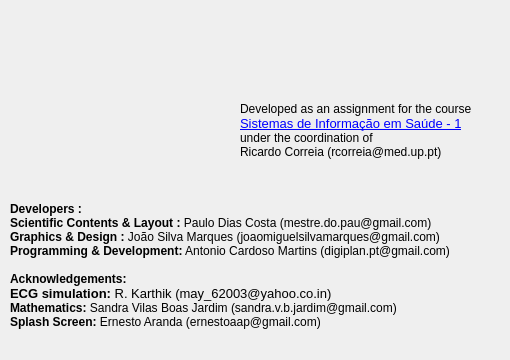
   <widget class="QWidget" name="About">
    <attribute name="title">
     <string comment="Tab separator in about dialog">About</string>
    </attribute>
    <widget class="QLabel" name="logo">
     <property name="geometry">
      <rect>
       <x>10</x>
       <y>10</y>
       <width>221</width>
       <height>171</height>
      </rect>
     </property>
     <property name="minimumSize">
      <size>
       <width>221</width>
       <height>171</height>
      </size>
     </property>
     <property name="pixmap">
      <pixmap resource="icons.qrc">:/images/simecg-ss2.png</pixmap>
     </property>
    </widget>
    <widget class="QLabel" name="authors">
     <property name="geometry">
      <rect>
       <x>10</x>
       <y>180</y>
       <width>481</width>
       <height>171</height>
      </rect>
     </property>
     <property name="text">
      <string>&lt;!DOCTYPE HTML PUBLIC &quot;-//W3C//DTD HTML 4.0//EN&quot; &quot;http://www.w3.org/TR/REC-html40/strict.dtd&quot;&gt;
&lt;html&gt;&lt;head&gt;&lt;meta name=&quot;qrichtext&quot; content=&quot;1&quot; /&gt;&lt;style type=&quot;text/css&quot;&gt;
p, li { white-space: pre-wrap; }
&lt;/style&gt;&lt;/head&gt;&lt;body style=&quot; font-family:'Sans Serif'; font-size:10pt; font-weight:400; font-style:normal;&quot;&gt;
&lt;p style=&quot; margin-top:0px; margin-bottom:0px; margin-left:0px; margin-right:0px; -qt-block-indent:0; text-indent:0px;&quot;&gt;&lt;span style=&quot; font-size:9pt; font-weight:600;&quot;&gt;Developers :&lt;/span&gt;&lt;/p&gt;
&lt;p style=&quot; margin-top:0px; margin-bottom:0px; margin-left:0px; margin-right:0px; -qt-block-indent:0; text-indent:0px;&quot;&gt;&lt;span style=&quot; font-size:9pt; font-weight:600;&quot;&gt;Scientific Contents &amp;amp; Layout : &lt;/span&gt;&lt;span style=&quot; font-size:9pt;&quot;&gt;Paulo Dias Costa (mestre.do.pau@gmail.com)&lt;/span&gt;&lt;/p&gt;
&lt;p style=&quot; margin-top:0px; margin-bottom:0px; margin-left:0px; margin-right:0px; -qt-block-indent:0; text-indent:0px;&quot;&gt;&lt;span style=&quot; font-size:9pt; font-weight:600;&quot;&gt;Graphics &amp;amp; Design : &lt;/span&gt;&lt;span style=&quot; font-size:9pt;&quot;&gt;João Silva Marques (joaomiguelsilvamarques@gmail.com)&lt;/span&gt;&lt;/p&gt;
&lt;p style=&quot; margin-top:0px; margin-bottom:0px; margin-left:0px; margin-right:0px; -qt-block-indent:0; text-indent:0px;&quot;&gt;&lt;span style=&quot; font-size:9pt; font-weight:600;&quot;&gt;Programming &amp;amp; Development:&lt;/span&gt;&lt;span style=&quot; font-size:9pt;&quot;&gt; Antonio Cardoso Martins (digiplan.pt@gmail.com)&lt;/span&gt;&lt;/p&gt;
&lt;p style=&quot;-qt-paragraph-type:empty; margin-top:0px; margin-bottom:0px; margin-left:0px; margin-right:0px; -qt-block-indent:0; text-indent:0px; font-size:9pt;&quot;&gt;&lt;/p&gt;
&lt;p style=&quot; margin-top:0px; margin-bottom:0px; margin-left:0px; margin-right:0px; -qt-block-indent:0; text-indent:0px;&quot;&gt;&lt;span style=&quot; font-size:9pt; font-weight:600;&quot;&gt;Acknowledgements:&lt;/span&gt;&lt;/p&gt;
&lt;p style=&quot; margin-top:0px; margin-bottom:0px; margin-left:0px; margin-right:0px; -qt-block-indent:0; text-indent:0px;&quot;&gt;&lt;span style=&quot; font-weight:600;&quot;&gt;ECG simulation:&lt;/span&gt; R. Karthik (may_62003@yahoo.co.in)&lt;/p&gt;
&lt;p style=&quot; margin-top:0px; margin-bottom:0px; margin-left:0px; margin-right:0px; -qt-block-indent:0; text-indent:0px;&quot;&gt;&lt;span style=&quot; font-size:9pt; font-weight:600;&quot;&gt;Mathematics: &lt;/span&gt;&lt;span style=&quot; font-size:9pt;&quot;&gt;Sandra Vilas Boas Jardim (sandra.v.b.jardim@gmail.com)&lt;/span&gt;&lt;/p&gt;
&lt;p style=&quot; margin-top:0px; margin-bottom:0px; margin-left:0px; margin-right:0px; -qt-block-indent:0; text-indent:0px;&quot;&gt;&lt;span style=&quot; font-size:9pt; font-weight:600;&quot;&gt;Splash Screen:&lt;/span&gt;&lt;span style=&quot; font-size:9pt;&quot;&gt; Ernesto Aranda (ernestoaap@gmail.com)&lt;/span&gt;&lt;/p&gt;&lt;/body&gt;&lt;/html&gt;</string>
     </property>
     <property name="wordWrap">
      <bool>true</bool>
     </property>
    </widget>
    <widget class="QLabel" name="logo_2">
     <property name="geometry">
      <rect>
       <x>340</x>
       <y>10</y>
       <width>161</width>
       <height>51</height>
      </rect>
     </property>
     <property name="minimumSize">
      <size>
       <width>161</width>
       <height>51</height>
      </size>
     </property>
     <property name="pixmap">
      <pixmap resource="icons.qrc">:/images/agplv3-155x51.png</pixmap>
     </property>
    </widget>
    <widget class="QLabel" name="authors_2">
     <property name="geometry">
      <rect>
       <x>240</x>
       <y>80</y>
       <width>261</width>
       <height>101</height>
      </rect>
     </property>
     <property name="text">
      <string>&lt;!DOCTYPE HTML PUBLIC &quot;-//W3C//DTD HTML 4.0//EN&quot; &quot;http://www.w3.org/TR/REC-html40/strict.dtd&quot;&gt;
&lt;html&gt;&lt;head&gt;&lt;meta name=&quot;qrichtext&quot; content=&quot;1&quot; /&gt;&lt;style type=&quot;text/css&quot;&gt;
p, li { white-space: pre-wrap; }
&lt;/style&gt;&lt;/head&gt;&lt;body style=&quot; font-family:'Sans Serif'; font-size:10pt; font-weight:400; font-style:normal;&quot;&gt;
&lt;p style=&quot; margin-top:0px; margin-bottom:0px; margin-left:0px; margin-right:0px; -qt-block-indent:0; text-indent:0px;&quot;&gt;&lt;span style=&quot; font-size:9pt;&quot;&gt;Developed as an assignment for the course&lt;/span&gt;&lt;/p&gt;
&lt;p style=&quot; margin-top:0px; margin-bottom:0px; margin-left:0px; margin-right:0px; -qt-block-indent:0; text-indent:0px;&quot;&gt;&lt;a href=&quot;http://wikicts.med.up.pt/index.php/Sistemas_de_Informa%C3%A7%C3%A3o_em_Sa%C3%BAde_I&quot;&gt;&lt;span style=&quot; text-decoration: underline; color:#0000ff;&quot;&gt;Sistemas de Informação em Saúde - 1&lt;/span&gt;&lt;/a&gt;&lt;/p&gt;
&lt;p style=&quot; margin-top:0px; margin-bottom:0px; margin-left:0px; margin-right:0px; -qt-block-indent:0; text-indent:0px;&quot;&gt;&lt;span style=&quot; font-size:9pt;&quot;&gt;under the coordination of&lt;/span&gt;&lt;/p&gt;
&lt;p style=&quot; margin-top:0px; margin-bottom:0px; margin-left:0px; margin-right:0px; -qt-block-indent:0; text-indent:0px;&quot;&gt;&lt;span style=&quot; font-size:9pt;&quot;&gt;Ricardo Correia (rcorreia@med.up.pt)&lt;/span&gt;&lt;/p&gt;&lt;/body&gt;&lt;/html&gt;</string>
     </property>
     <property name="wordWrap">
      <bool>true</bool>
     </property>
    </widget>
   </widget>
